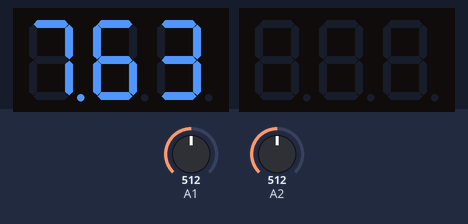
This sketch was run on a simulated Arduino Uno, built with avr-gcc and run on an emulated ATmega328P. Parts: 2 × 3-digit seven-segment display. Inputs (shaded band) come from the test bench; at power-on: A1 = 512, A2 = 512.

Above: at 0.15 s.
At 1.2 s:
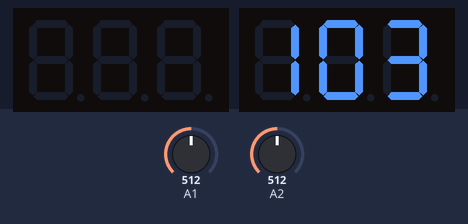
1.3 s: A1 set to 122
At 3.16 s:
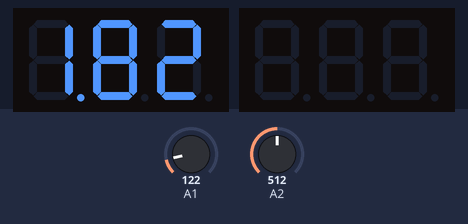
4.3 s: A1 set to 0
Timing chart, 0 to 7.3 s (numbered marks = the images above; inputs shaded):
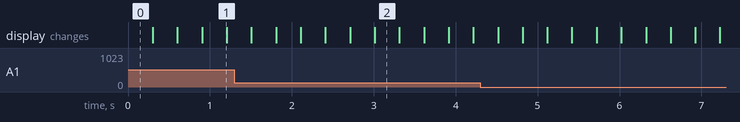

The sketch:

ADC.ino
```cpp
#include <SevenSeg.h>
SevenSeg disp1(6,7,8,9,10,11,12);
SevenSeg disp2(6,7,8,9,10,11,12);

const int numOfDigits1 = 3;
const int numOfDigits2 = 3;

int digitPins1[numOfDigits1]={0,1,2};
int digitPins2[numOfDigits2]={3,4,5};

double value1,voltage1,value2,voltage2;


void setup() {
  // put your setup code here, to run once:
  disp1.setDigitPins(numOfDigits1,digitPins1);
  disp1.setDPPin(13);
  disp1.setDigitDelay(1667);
  disp2.setDigitPins(numOfDigits2,digitPins2);
  disp2.setDigitDelay(1667);


}

void loop() {
  // put your main code here, to run repeatedly:
  value1 = map(analogRead(A1),0,802,1,1196);
  voltage1 = value1/100;
  value2 = map(analogRead(A2),0,802,1,1196);
  voltage2 = value2/100;

  disp1.write(value1/100);
  disp1.clearDisp();
  disp2.write(10.3);
  disp2.clearDisp();

}
```

Measured:
- after the input at 1.3 s, the display: first differs from a run without the input after 1.7 s (image 2)
